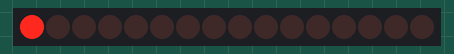
The sketch below on a simulated Arduino Uno, built with avr-gcc and run on an emulated ATmega328P. Shown: 16 shift-register outputs drawn as a row of LEDs (first output left, lit = HIGH). Wiring (inferred from the names in the program): 2 × shift register (74HC595): data pin 14; shift clock pin 16; latch pin 15. Wiring (inferred from the signals the program sends): row of LEDs: on Q0, Q1, Q2, Q3, Q4, Q5, Q6, Q7, Q8, Q9, Q10, Q11, Q12, Q13, Q14, Q15.

Above: at 0.07 s.
At 1.27 s:
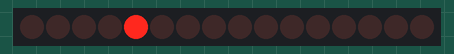
At 2.55 s:
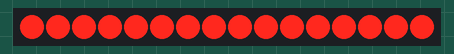
At 3.98 s:
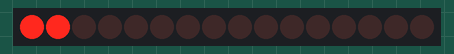
At 5.48 s:
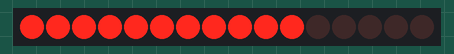
At 8.48 s:
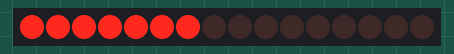
Timing chart, 0 to 8.8 s (numbered marks = the images above):
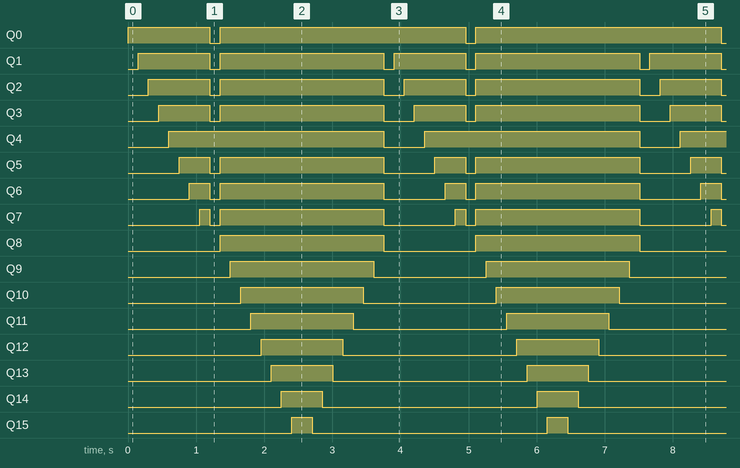

The sketch:

demo1.ino
```cpp
int serPin = 14;
int latchPin = 15;
int clockPin = 16;

int leds = 0;
byte data = 0;
int seq [20]={1,2,4,8,16,32,64,128,64,32,16,8,4,2,128,64,16,4,2,1};
int bitArray[] = {1, 3, 7, 15, 31, 63, 127, 255};

void setup()
{
  pinMode(serPin, OUTPUT);
  pinMode(clockPin, OUTPUT);
  pinMode(latchPin, OUTPUT);

}

void loop()
{
  for (int i=0;i<9; i++){

    shiftOut(serPin, clockPin, MSBFIRST ,0);//Shift most sig.bit first
    shiftOut(serPin, clockPin, MSBFIRST ,bitArray[i]);//Shift most sig.bit first
    digitalWrite(latchPin,HIGH);//Latch high-stop sending
    digitalWrite(latchPin,LOW);//Latch high-stop sending
    delay(150);
  }
    for (int i=0;i<8; i++){
    shiftOut(serPin, clockPin, MSBFIRST ,bitArray[i]);//Shift most sig.bit first
    shiftOut(serPin, clockPin, MSBFIRST ,255);//Shift most sig.bit first
    digitalWrite(latchPin,HIGH);//Latch high-stop sending
    digitalWrite(latchPin,LOW);//Latch high-stop sending
    delay(150);
  }
    for (int i=7;i>-1; i--){
    shiftOut(serPin, clockPin, MSBFIRST ,bitArray[i]);//Shift most sig.bit first
    shiftOut(serPin, clockPin, MSBFIRST ,255);//Shift most sig.bit first
    digitalWrite(latchPin,HIGH);//Latch high-stop sending
    digitalWrite(latchPin,LOW);//Latch high-stop sending
    delay(150);
  }

}
```

Measured:
- by itself, Q0: repeats every 3.8 s: LOW 0.15 s, HIGH 3.6 s
- by itself, Q1: repeats every 3.8 s: LOW 0.15 s, HIGH 2.4 s, LOW 0.15 s, HIGH 1.1 s
- by itself, Q2: repeats every 3.8 s: LOW 0.15 s, HIGH 2.4 s, LOW 0.30 s, HIGH 0.90 s
- by itself, Q3: repeats every 3.8 s: LOW 0.15 s, HIGH 2.4 s, LOW 0.45 s, HIGH 0.75 s
- by itself, Q4: alternates HIGH for 3.2 s and LOW for 0.60 s
- by itself, Q5: repeats every 3.8 s: LOW 0.15 s, HIGH 2.4 s, LOW 0.75 s, HIGH 0.45 s
- by itself, Q6: repeats every 3.8 s: LOW 0.15 s, HIGH 2.4 s, LOW 0.90 s, HIGH 0.30 s
- by itself, Q7: repeats every 3.8 s: LOW 0.15 s, HIGH 2.4 s, LOW 1.1 s, HIGH 0.15 s
